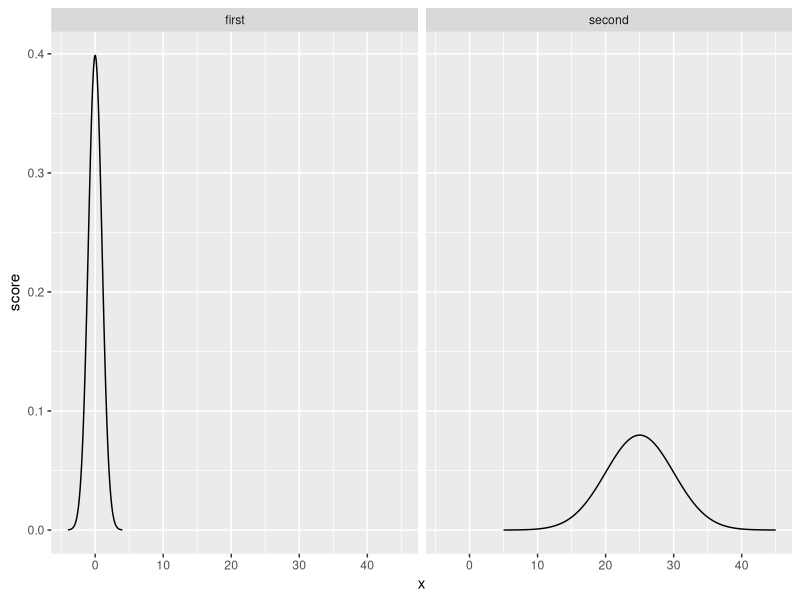
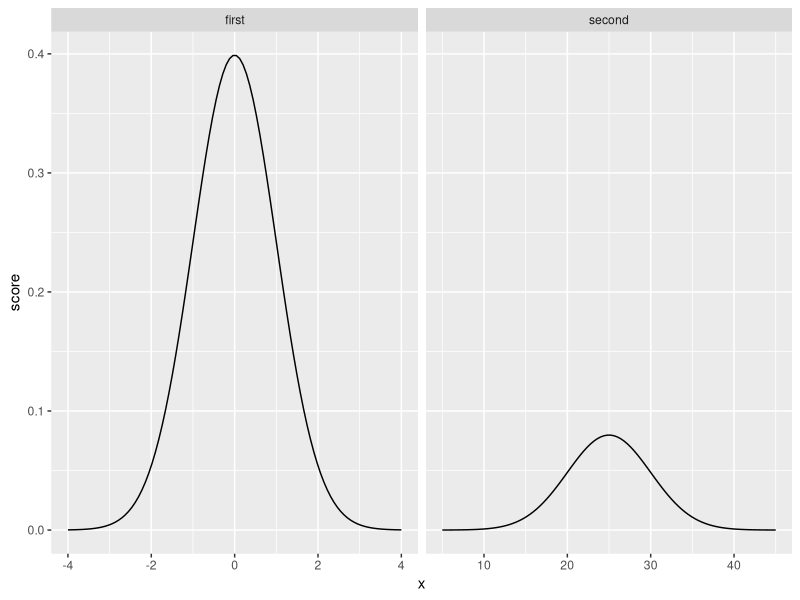
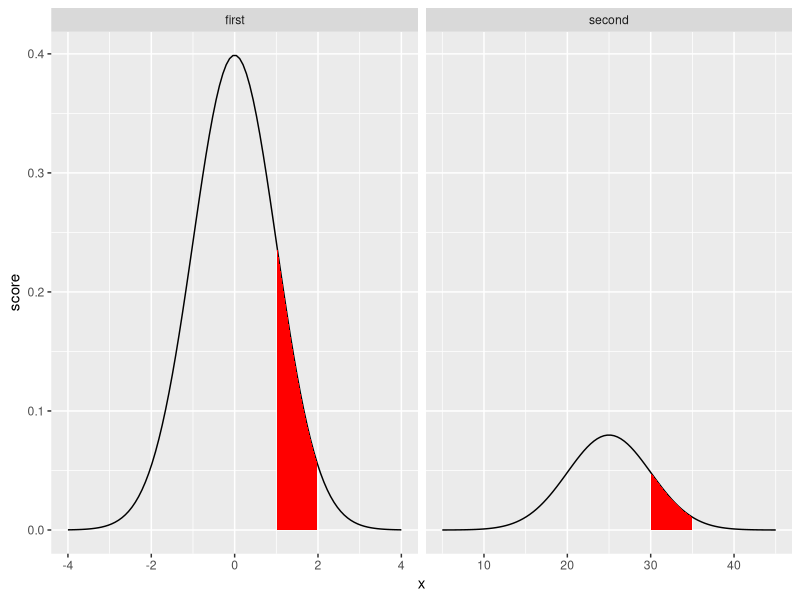
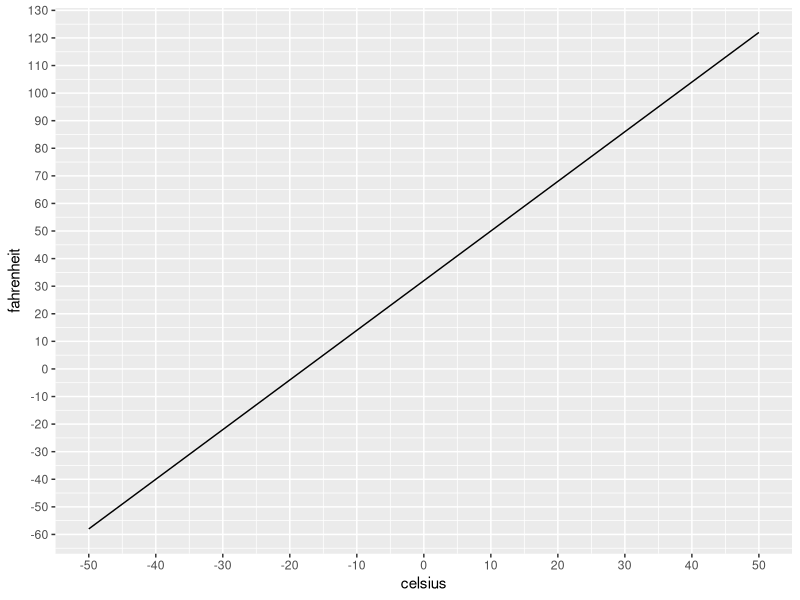
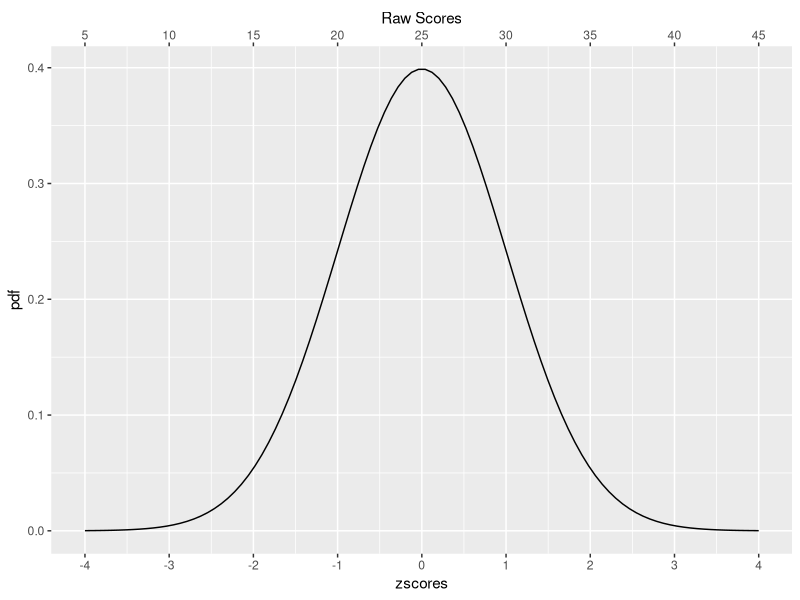

The R script that drew these images, in order: (Note: this script raises an error after producing the figures.)
## ---- chunk 1
knitr::opts_chunk$set(
  collapse = TRUE,
  comment = "#>"
)
## ---- chunk 2
x <- 1
u <- 0
sigma <- 1

1/(sigma*sqrt(2*pi)) * exp(1)^(-.5*((x-u)/sigma)^2)

dnorm(1,0,1)
## ---- chunk 3
first_one <- dnorm(seq(-4,4,length.out=100),0,1)
second_one <- dnorm(seq(5,45,length.out=100),25,5) 

plot_df <- data.frame(score=c(first_one,second_one),
                      x = c(seq(-4,4,length.out=100),seq(5,45,length.out=100)),
                      zscore = c(seq(-4,4,length.out=100),(seq(5,45,length.out=100)-25)/5),
                      dist = rep(c("first","second"),each=100))
  
library(ggplot2)

ggplot(plot_df, aes(y=score,x=x))+
  geom_line()+
  facet_wrap(~dist)

## ---- chunk 4
ggplot(plot_df, aes(y=score,x=x))+
  geom_line()+
  facet_wrap(~dist, scales="free_x")
## ---- chunk 5
library(dplyr)
ggplot(plot_df, aes(y=score,x=x))+
  geom_line()+
  facet_wrap(~dist, scales="free_x")+
  geom_ribbon(data = plot_df %>%filter(zscore >= 1,
                                       zscore <= 2),
              fill = "red",
              aes(ymin=0,ymax=score))
## ---- chunk 6
library(dplyr)

plot_df %>%
  filter(dist == "first",
         x > 1,
         x <= 2) %>%
  select(score) %>%
  sum()/sum(first_one)

plot_df %>%
  filter(dist == "second",
         x > 30,
         x <= 35) %>%
  select(score) %>%
  sum()/sum(second_one)

## ---- chunk 7
pnorm(2,0,1) - pnorm(1,0,1)

pnorm(35,25,5)- pnorm(30,25,5)

## ---- chunk 8

celsius <- seq(-50,50,1)
fahrenheit <- seq(-50,50,1) * (9/5) + 32

plot_df <- data.frame(celsius,
                       fahrenheit)

ggplot(plot_df, aes(x=celsius,y=fahrenheit))+
  geom_line()+
  scale_y_continuous(breaks=seq(-60,140,10))+
  scale_x_continuous(breaks=seq(-50,50,10))

## ---- chunk 9
pdf <- dnorm(seq(-4,4,length.out=100),0,1)
zscores <- seq(-4,4,length.out=100)
raw <- zscores*10+100
plot_df <- data.frame(pdf,
                      zscores,
                      raw)

ggplot(plot_df,aes(x=zscores,y=pdf))+
  geom_line()+
  scale_x_continuous(breaks=c(-4:4), 
                     sec.axis = sec_axis(~ .*5+25, name="Raw Scores",breaks=seq(5,50,5)))
## ---- chunk 10
knitr::include_graphics("imgs/norm_zscores.png")
## ---- chunk 11
# parent distribution is a uniform
raw_scores <- runif(10000,min = 0,100)
hist(raw_scores)
## ---- chunk 12
sample_means <- replicate(100000,mean(runif(200,0,100)))
hist(sample_means,breaks=100)
## ---- chunk 13
pnorm(1,0,1) - pnorm(0,0,1)
## ---- chunk 14
to_z <- (sample_means-mean(sample_means))/sd(sample_means)
length(to_z[to_z > 0 & to_z < 1])/100000
## ---- chunk 15
# one-tailed
pnorm(5,1,3, lower.tail=FALSE)

# using zscores
pnorm((5-1)/3,0,1, lower.tail=FALSE)

# two-tailed
pnorm(5,1,3, lower.tail=FALSE)*2
## ---- chunk 16
sample_means <- replicate(10000,mean(rnorm(10,55,5)))
hist(sample_means, breaks=100)
## ---- chunk 17
mean(sample_means)
sd(sample_means)
## ---- chunk 18
5/sqrt(10)
## ---- chunk 19
# use mean and sd in pnorm
pnorm(60, 55, 5/sqrt(10), lower.tail=FALSE )

# OR, convert to a zscore first
zscore <- (60-55)/(5/sqrt(10))
pnorm(zscore,0,1, lower.tail = FALSE)

# this is similar to what the simulation showed:
length(sample_means[sample_means > 60])/10000
## ---- chunk 20
mean_differences <- replicate(10000,mean(rnorm(10,55,5))-mean(rnorm(10,55,5)))
hist(mean_differences)
## ---- chunk 21
length(mean_differences[mean_differences > 3])/10000
## ---- chunk 22
length(mean_differences[mean_differences > 3 | mean_differences < -3])/10000
## ---- chunk 23
sd(mean_differences)
## ---- chunk 24
(sqrt(2)*5)/sqrt(10)
## ---- chunk 25
#one-tailed test
zscore <- (58-55)/((sqrt(2)*5)/sqrt(10))
pnorm(zscore,0,1, lower.tail = FALSE)
